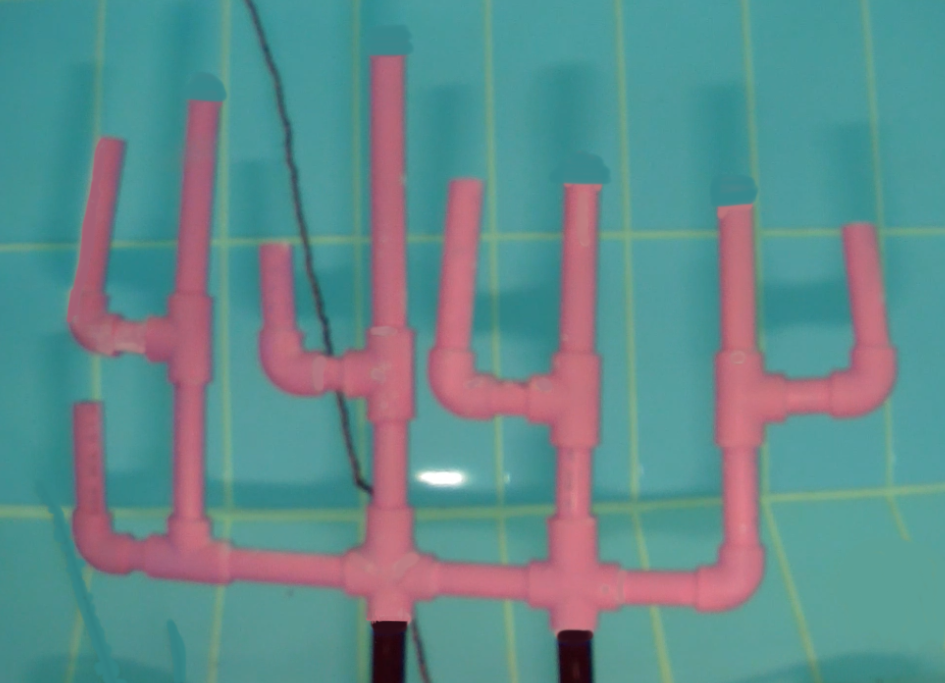
#> input picture deneme4/2.2f.png, 945 x 683 px
$ python Deneme7.py   (older library calls are emulated)
#> lines starting #> are read from the running program, lines starting #| are printed output that depends on the picture; after the words box and inside, x2 and y2 are one past the last pixel; in counts of white or black regions, pixels touching at a corner belong together
import cv2
import numpy as np

img1 = cv2.imread("2.2f.png")
#> img1 is the input picture: shape (683, 945, 3); mean B, G, R 140.3, 138.9, 97.9
img2 = cv2.imread("3.1.png")
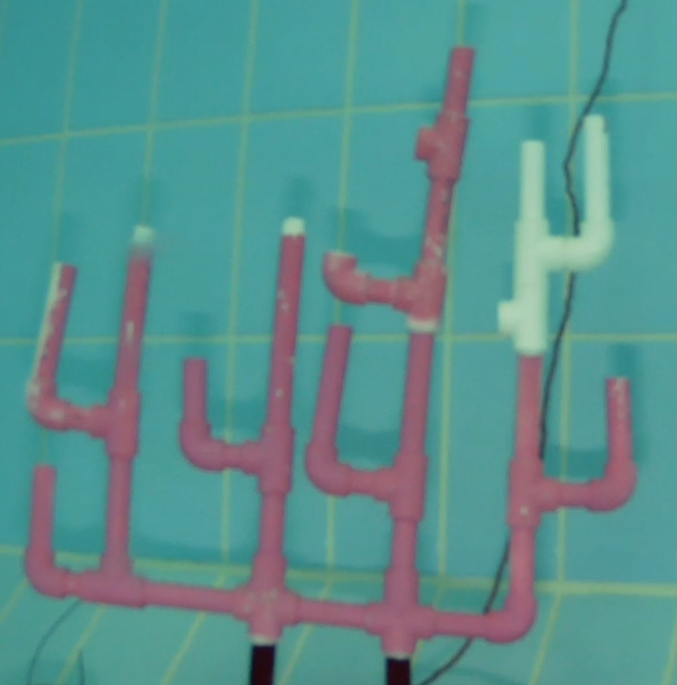
#> input picture deneme4/3.1.png, 677 x 685 px
#> img2 is the input picture: shape (685, 677, 3); mean B, G, R 142.2, 144.3, 89.5

copyimg1 = img1.copy()
copyimg2 = img2.copy()

img1zero = np.zeros((img1.shape[0],img1.shape[1],3), np.uint8)
img1k = np.zeros((img1.shape[0],img1.shape[1],3), np.uint8)
img1y = np.zeros((img1.shape[0],img1.shape[1],3), np.uint8)
img1m = np.zeros((img1.shape[0],img1.shape[1],3), np.uint8)

img2k = np.zeros((img2.shape[0],img2.shape[1],3), np.uint8)
img2y = np.zeros((img2.shape[0],img2.shape[1],3), np.uint8)
img2m = np.zeros((img2.shape[0],img2.shape[1],3), np.uint8)
img2zero = np.zeros((img2.shape[0],img2.shape[1],3), np.uint8)

kernel = np.ones((2,2),np.uint8)

# [42 lines left out: functions bitwise_alma, mask_alma, mask_alma_beyaz, not called in this run]

def mask_alma_sari(img):
    lower_sari = np.array([20, 0, 0])
    upper_sari = np.array([50, 255, 255])

    hsvSari = cv2.cvtColor(img, cv2.COLOR_BGR2HSV)
    maskSari = cv2.inRange(hsvSari, lower_sari, upper_sari)
    return maskSari

def mask_alma_kirmizi_yesil(img):
    lower_renk = np.array([0, 255, 255])
    upper_renk = np.array([70, 255, 255])

    hsvKS = cv2.cvtColor(img, cv2.COLOR_BGR2HSV)
    maskKS = cv2.inRange(hsvKS, lower_renk, upper_renk)
    return maskKS

def mask_alma_pembe(img):
    lower_pembe = np.array([148, 0, 100])
    upper_pembe = np.array([179, 255, 255])

    hsv1 = cv2.cvtColor(img, cv2.COLOR_BGR2HSV)
#> hsv1: shape (683, 945, 3); mean H, S, V 106.4, 117.6, 154.3
    mask1 = cv2.inRange(hsv1, lower_pembe, upper_pembe)
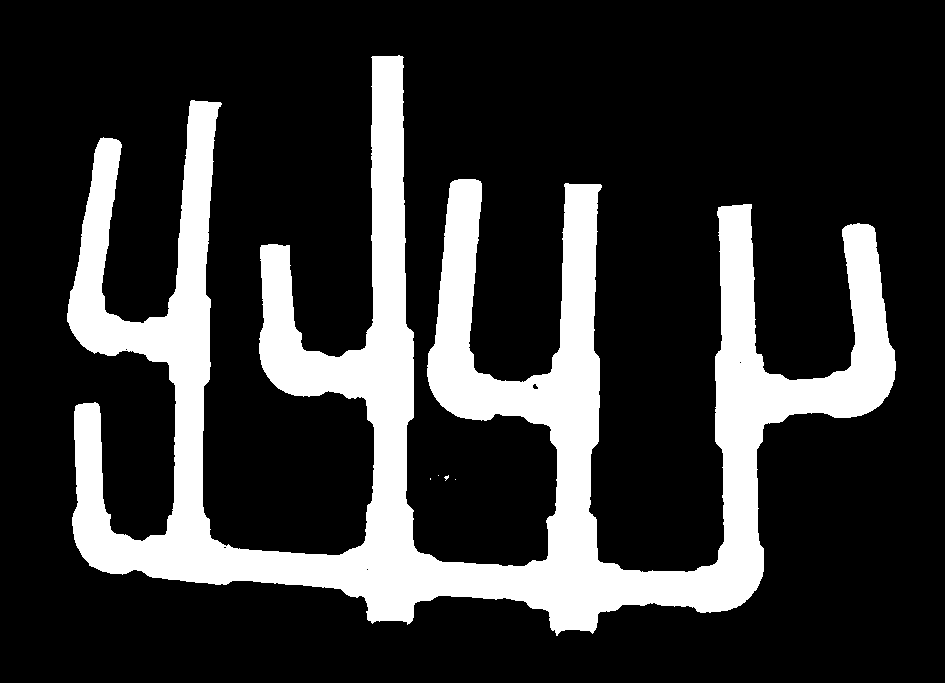
#> mask1: shape (683, 945); 20.5% white; 5 white regions (4 under 20 px), largest, box (x1, y1, x2, y2) and area: (67, 55, 896, 636) 132289
    return mask1

# [30 lines left out: function bit_xor, not called in this run]

def sobelFoto(gImg,img,imgk,imgy,imgm,imgzero):

    erode = cv2.erode(img, kernel, iterations=3)
#> erode: shape (683, 945); 18.6% white; 1 white region, box (x1, y1, x2, y2) and area: (70, 59, 896, 633) 120031
    sobelSol = cv2.Sobel(erode, cv2.CV_8U, 1, 0, ksize=1)
#> sobelSol: shape (683, 945); 0.83% white in thin lines or dots, all inside (x1, y1, x2, y2) = (69, 59, 859, 633)

    sobelx = cv2.Sobel(erode, cv2.CV_64F, 1, 0, ksize=1)
    abs_sobelx = np.absolute(sobelx)
#> abs_sobelx: shape (683, 945) float64; 1.7% white in thin lines or dots, all inside (x1, y1, x2, y2) = (69, 59, 897, 633)
    sobelX = np.uint8(abs_sobelx)

    sobelSag = sobelX - sobelSol
#> sobelSag: shape (683, 945); 0.83% white in thin lines or dots, all inside (x1, y1, x2, y2) = (97, 59, 897, 633)

    listeSol = []

    contours, hierarchy = cv2.findContours(sobelSol, cv2.RETR_EXTERNAL, cv2.CHAIN_APPROX_SIMPLE)[-2:]
#> contours = 117 contours, 103 with area under 20; largest, box (x1, y1, x2, y2) and area: (715, 210, 728, 568) 355, (363, 59, 377, 353) 291, (429, 183, 461, 417) 227, (167, 103, 194, 320) 214, (69, 141, 104, 353) 207

    for i in range(len(contours)):
        a = 0
        area = cv2.contourArea(contours[i])
        if area > 50:
            listeSol.append(cv2.boundingRect(contours[i]))
            (x, y, w, h) = cv2.boundingRect(contours[i])
            cv2.rectangle(imgzero, (x + 3, y), (x + w + 3, y + h), (0, 0, 255), -1)
            cv2.circle(imgk, (x + 3, y), 25, (0, 0, 255), -1, -1)
#> this loop made 117 passes
#> (area, x, y, w, h) on passes 63, 74, 76, 93, 104, 106, 108, 112: (92, 549, 425, 12, 94), (157, 74, 407, 21, 160), (148, 363, 397, 15, 152), (154, 169, 362, 11, 156), (141, 261, 248, 28, 145), (143, 844, 228, 15, 146), (355, 715, 210, 13, 358), (187.5, 550, 186, 19, 191)
#> after the loop, listeSol = [(549, 425, 12, 94), (74, 407, 21, 160), (363, 397, 15, 152), (169, 362, 11, 156), (261, 248, 28, 145), (844, 228, 15, 146), (715, 210, 13, 358), (550, 186, 19, 191), (429, 183, 32, 234), (69, 141, 35, 212), (167, 103, 27, 217), (363, 59, 14, 294)]

    listeSag = []

    contours, hierarchy = cv2.findContours(sobelSag, cv2.RETR_EXTERNAL, cv2.CHAIN_APPROX_SIMPLE)[-2:]
#> contours = 98 contours, 88 with area under 20; largest, box (x1, y1, x2, y2) and area: (402, 59, 421, 556) 493, (202, 105, 222, 543) 434, (588, 187, 602, 565) 375, (468, 183, 483, 376) 191, (740, 424, 766, 606) 178

    for i in range(len(contours)):
        area = cv2.contourArea(contours[i])
        if area > 30:
            listeSag.append(cv2.boundingRect(contours[i]))
            (x, y, w, h) = cv2.boundingRect(contours[i])
            cv2.rectangle(imgzero, (x - 3, y), (x + w - 3, y + h), (0, 255, 0), 3)
            cv2.circle(imgy, (x - 3, y), 25, (0, 255, 0), -1, -1)
#> this loop made 98 passes
#> (area, x, y, w, h) on passes 51, 61, 84, 87, 88, 89, 91, 93: (178, 740, 424, 26, 182), (110, 97, 406, 12, 111), (102.5, 289, 248, 18, 106), (178, 866, 227, 31, 187), (149, 750, 207, 8, 150), (375, 588, 187, 14, 378), (191, 468, 183, 15, 193), (172, 101, 142, 22, 175)
#> imgzero: shape (683, 945, 3); mean of channels 0, 1, 2 0, 10.2, 18.8
#> after the loop, listeSag = [(740, 424, 26, 182), (97, 406, 12, 111), (289, 248, 18, 106), (866, 227, 31, 187), (750, 207, 8, 150), (588, 187, 14, 378), (468, 183, 15, 193), (101, 142, 22, 175), (202, 105, 20, 438), (402, 59, 19, 497)]

    sobelUst = cv2.Sobel(erode, cv2.CV_8U, 0, 1, ksize=1)
#> sobelUst: shape (683, 945); 0.42% white in thin lines or dots, all inside (x1, y1, x2, y2) = (70, 58, 896, 615)

    sobely = cv2.Sobel(erode, cv2.CV_64F, 0, 1, ksize=1)
    abs_sobely= np.absolute(sobely)
#> abs_sobely: shape (683, 945) float64; 0.84% white in thin lines or dots, all inside (x1, y1, x2, y2) = (70, 58, 896, 634)
    sobelY = np.uint8(abs_sobely)

    sobelAlt = sobelY - sobelUst
#> sobelAlt: shape (683, 945); 0.42% white in thin lines or dots, all inside (x1, y1, x2, y2) = (70, 106, 896, 634)

    listeUst = []

    contours, hierarchy = cv2.findContours(sobelUst, cv2.RETR_EXTERNAL, cv2.CHAIN_APPROX_SIMPLE)
#> contours = 209 contours, 193 with area under 20; largest, box (x1, y1, x2, y2) and area: (224, 543, 368, 559) 141, (414, 548, 550, 570) 133, (598, 562, 721, 576) 119, (763, 368, 854, 384) 88, (474, 370, 554, 386) 78

    for i in range(len(contours)):
        area = cv2.contourArea(contours[i])
        if area > 40:
            listeUst.append(cv2.boundingRect(contours[i]))
            (x, y, w, h) = cv2.boundingRect(contours[i])
            cv2.rectangle(imgzero, (x, y), (x + w, y + h), (255, 255, 0), -1)
            cv2.circle(imgm, (x, y), 5, (255, 0, 0), -1, -1)
#> this loop made 209 passes
#> (area, x, y, w, h) on passes 3, 6, 10, 17, 62, 64, 78, 105: (119, 598, 562, 123, 14), (133, 414, 548, 136, 22), (141, 224, 543, 144, 16), (57, 111, 532, 58, 13), (78, 474, 370, 80, 16), (88, 763, 368, 91, 16), (64, 302, 348, 67, 13), (62, 105, 312, 66, 15)
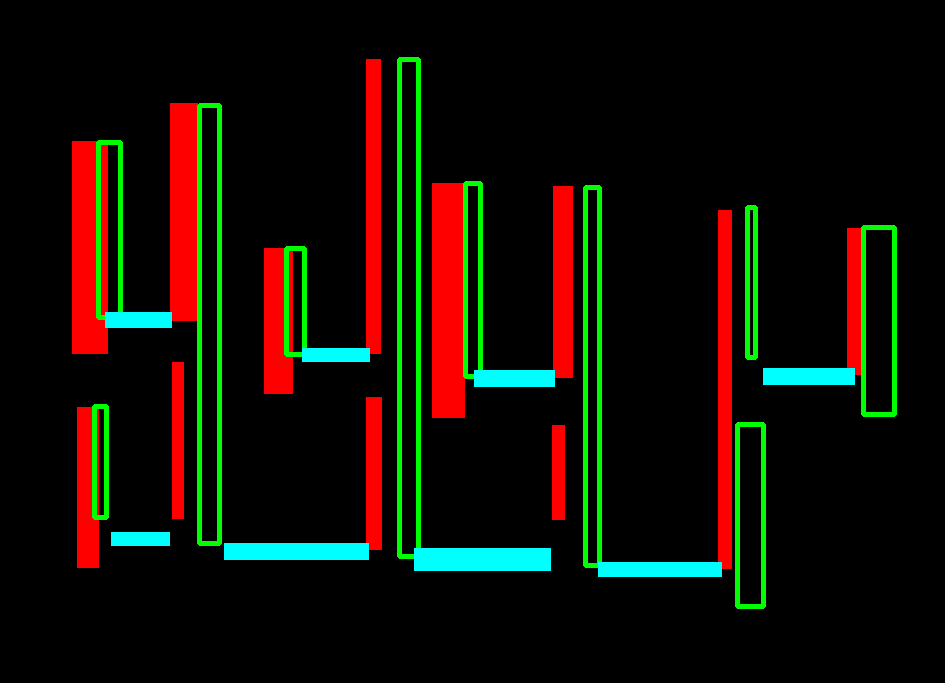
#> imgzero: shape (683, 945, 3); mean of channels 0, 1, 2 5.2, 15.4, 18.7; drawn as B, G, R
#> after the loop, listeUst = [(598, 562, 123, 14), (414, 548, 136, 22), (224, 543, 144, 16), (111, 532, 58, 13), (474, 370, 80, 16), (763, 368, 91, 16), (302, 348, 67, 13), (105, 312, 66, 15)]

    contours, hierarchy = cv2.findContours(sobelAlt, cv2.RETR_EXTERNAL, cv2.CHAIN_APPROX_SIMPLE)
#> contours = 166 contours, 157 with area under 20; largest, box (x1, y1, x2, y2) and area: (92, 565, 368, 599) 275, (598, 583, 760, 615) 154, (414, 595, 552, 613) 135, (764, 392, 890, 426) 121, (433, 388, 554, 430) 112

    listeAlt = []
    listeAltAlan = []

    for i in range(len(contours)):
        area = cv2.contourArea(contours[i])
        if area > 10:
            listeAlt.append(cv2.boundingRect(contours[i]))
            listeAltAlan.append(cv2.contourArea(contours[i]))
            (x, y, w, h) = cv2.boundingRect(contours[i])
            cv2.rectangle(imgzero, (x, y), (x + w, y + h), (255, 0, 0), 3)
            cv2.circle(imgm, (x, y), 5, (255, 255, 0), -1, -1)
#> this loop made 166 passes
#> (area, x, y, w, h) on passes 1, 4, 9, 10, 14, 52, 54, 65: (37, 558, 627, 39, 7), (42, 370, 619, 43, 5), (135, 414, 595, 138, 18), (154, 598, 583, 162, 32), (275, 92, 565, 276, 34), (121, 764, 392, 126, 34), (112, 433, 388, 121, 42), (98, 265, 367, 104, 34)
#> imgm: shape (683, 945, 3); mean of channels 0, 1, 2 0.6, 0.3, 0
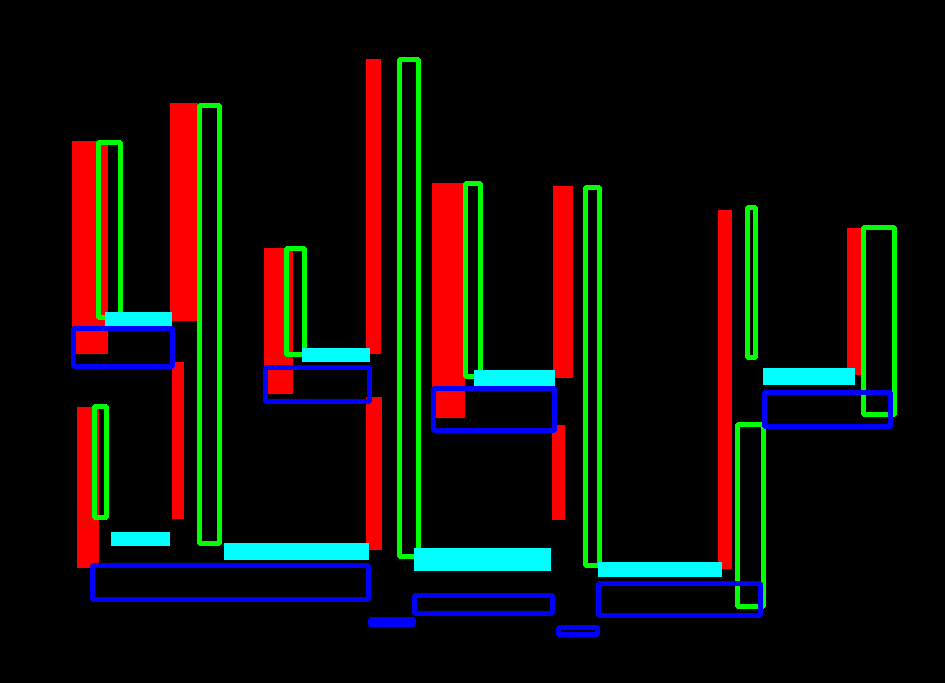
#> imgzero: shape (683, 945, 3); 2.08% of pixels changed, all inside (x1, y1, x2, y2) = (71, 326, 893, 637); drawn as B, G, R
#> after the loop, listeAlt = [(558, 627, 39, 7), (370, 619, 43, 5), (414, 595, 138, 18), (598, 583, 162, 32), (92, 565, 276, 34), (764, 392, 126, 34), (433, 388, 121, 42), (265, 367, 104, 34), (73, 328, 99, 38)]; listeAltAlan = [37, 42, 135, 154, 275, 121, 112, 98, 87]

    sortedListeAltAlan = sorted(listeAltAlan)
#> sortedListeAltAlan = [37, 42, 87, 98, 112, 121, 135, 154, 275]
    if sortedListeAltAlan[0] == sortedListeAltAlan[1]:
        g = (i for i, n in enumerate(listeAltAlan) if n == sortedListeAltAlan[0])
        kucuk1index = next(g)
        kucuk2index = next(g)
    else:
        kucuk1index = listeAltAlan.index(sortedListeAltAlan[0])
#> kucuk1index = 0
        kucuk2index = listeAltAlan.index(sortedListeAltAlan[1])
#> kucuk2index = 1

    print(sortedListeAltAlan)
#| [37.0, 42.0, 87.0, 98.0, 112.0, 121.0, 135.0, 154.0, 275.0]
    print(listeAltAlan)
#| [37.0, 42.0, 135.0, 154.0, 275.0, 121.0, 112.0, 98.0, 87.0]
    print(kucuk1index)
#| 0
    print(kucuk2index)
#| 1

    (x1, y1, w1, h1) = listeAlt[kucuk1index]
#> x1 = 558; y1 = 627; w1 = 39; h1 = 7
    cv2.circle(gImg, (int(x1 + (w1) / 2), int(y1 + (h1) / 2)), 3, (255, 0, 255), -1, -1)
    (x2, y2, w2, h2) = listeAlt[kucuk2index]
#> x2 = 370; y2 = 619; w2 = 43; h2 = 5
    cv2.circle(gImg, (int(x2 + (w2) / 2), int(y2 + (h2) / 2)), 3, (255, 0, 255), -1, -1)
#> gImg: shape (683, 945, 3); mean B, G, R 140.3, 138.9, 97.9

    points = []

    if x1 > x2:
        points.append((int(x2 + (w2) / 2), int(y2 + (h2) / 2)))
        points.append((int(x1 + (w1) / 2), int(y1 + (h1) / 2)))
    else:
        points.append((int(x1 + (w1) / 2), int(y1 + (h1) / 2)))
        points.append((int(x2 + (w2) / 2), int(y2 + (h2) / 2)))

    imgky = imgk + imgy
    sariMask = mask_alma_sari(imgky)

    contours, hierarchy = cv2.findContours(sariMask, cv2.RETR_EXTERNAL, cv2.CHAIN_APPROX_SIMPLE)
#> contours = 9 contours; largest, box (x1, y1, x2, y2) and area: (838, 204, 873, 252) 1181, (69, 383, 103, 431) 1134, (261, 225, 290, 272) 904, (73, 120, 98, 164) 726, (174, 84, 196, 125) 599

    for i in range(len(contours)):
        (x, y, w, h) = cv2.boundingRect(contours[i])
        cv2.circle(gImg, (int(x + (w / 2)), int(y + (h / 2))), 5, (255, 0, 0), 1, -1)
        cv2.circle(imgky, (int(x + (w / 2)), int(y + (h / 2))), 50, (0, 0, 0), -1, -1)
#> this loop made 9 passes
#> (x, y, w, h) on passes 1 to 8: (69, 383, 34, 48), (261, 225, 29, 47), (838, 204, 35, 48), (722, 188, 22, 41), (560, 168, 19, 39), (440, 164, 18, 39), (73, 120, 25, 44), (174, 84, 22, 41)
#> gImg: shape (683, 945, 3); mean B, G, R 140.4, 138.9, 97.9
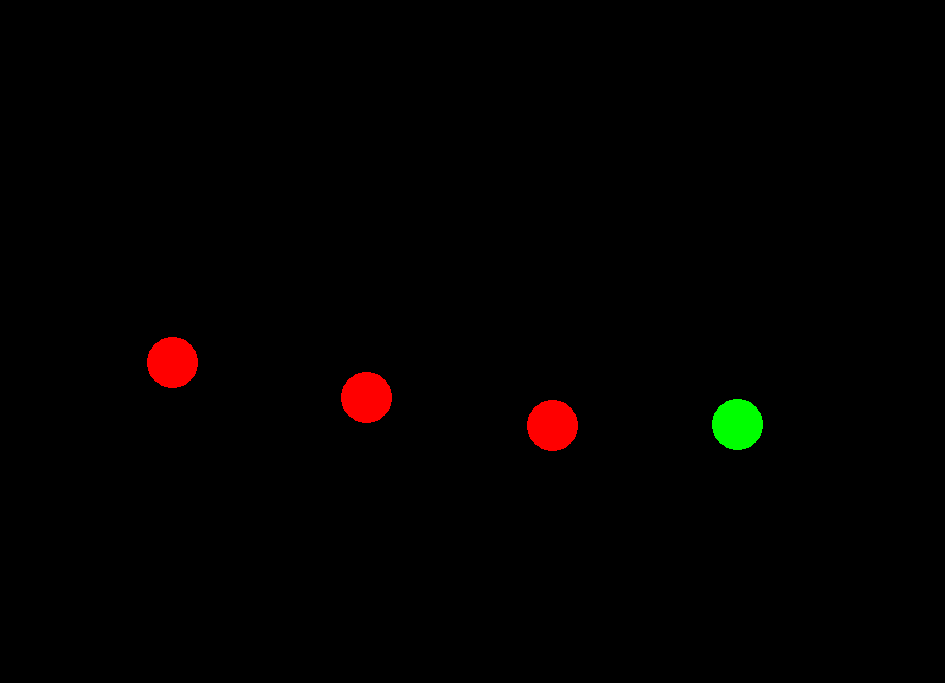
#> imgky: shape (683, 945, 3); mean of channels 0, 1, 2 0, 0.8, 2.4; drawn as B, G, R

    imgKS = mask_alma_kirmizi_yesil(imgky)
    contours, hierarchy = cv2.findContours(imgKS, cv2.RETR_EXTERNAL, cv2.CHAIN_APPROX_SIMPLE)
#> contours = 4 contours; box (x1, y1, x2, y2) and area: (527, 400, 578, 451) 1968, (712, 399, 763, 450) 1968, (341, 372, 392, 423) 1968, (147, 337, 198, 388) 1968

    sutun1 = []
    sutunX = []

    for i in range(len(contours)):
        (x, y, w, h) = cv2.boundingRect(contours[i])
        sutun1.append((int(x + (w / 2)), int(y + (h / 2))))
        sutunX.append(x)
        cv2.circle(gImg, (int(x + (w / 2)), int(y + (h / 2))), 5, (0, 0, 255), 1, -1)
#> this loop made 4 passes
#> (x, y) on passes 1 to 4: (527, 400), (712, 399), (341, 372), (147, 337)
#> gImg: shape (683, 945, 3); mean B, G, R 140.4, 138.8, 97.9
#> after the loop, sutun1 = [(552, 425), (737, 424), (366, 397), (172, 362)]; sutunX = [527, 712, 341, 147]

    for i in range(4):
        nokta1X = min(sutunX)
        nokta1index = sutunX.index(nokta1X)
        points.append(sutun1[nokta1index])
        del sutunX[nokta1index]
        del sutun1[nokta1index]
#> this loop made 4 passes
#> (nokta1X, nokta1index) on passes 1 to 4: (147, 3), (341, 2), (527, 0), (712, 0)
#> after the loop, points = [(391, 621), (577, 630), (172, 362), (366, 397), (552, 425), (737, 424)]

    print(points)
#| [(391, 621), (577, 630), (172, 362), (366, 397), (552, 425), (737, 424)]

    return (points,imgzero)

points1,cikan1 = sobelFoto(img1,mask_alma_pembe(img1),img1k,img1y,img1m,img1zero)
#> points1 has the same summary as points in sobelFoto
points2,cikan2 = sobelFoto(img2,mask_alma_pembe(img2),img2k,img2y,img2m,img2zero)
#> in sobelFoto (call 2), `contours, hierarchy = cv2.findContours(sobelSol, cv2.RETR_EXTERNAL, cv..`: contours = 122 contours, 104 with area under 20; largest, box (x1, y1, x2, y2) and area: (504, 360, 527, 614) 252, (260, 240, 289, 446) 204, (309, 329, 339, 493) 160, (100, 438, 116, 574) 135, (394, 336, 418, 471) 134
#> the loop in sobelFoto (call 2), `for i in range(len(contours)):` made 122 passes
#> (area, x, y, w, h) on pass 51: (101, 383, 501, 17, 105)
#> the loop in sobelFoto (call 2), `for i in range(len(contours)):` made 118 passes
#> after the loop in sobelFoto (call 2), `for i in range(len(contours)):`:
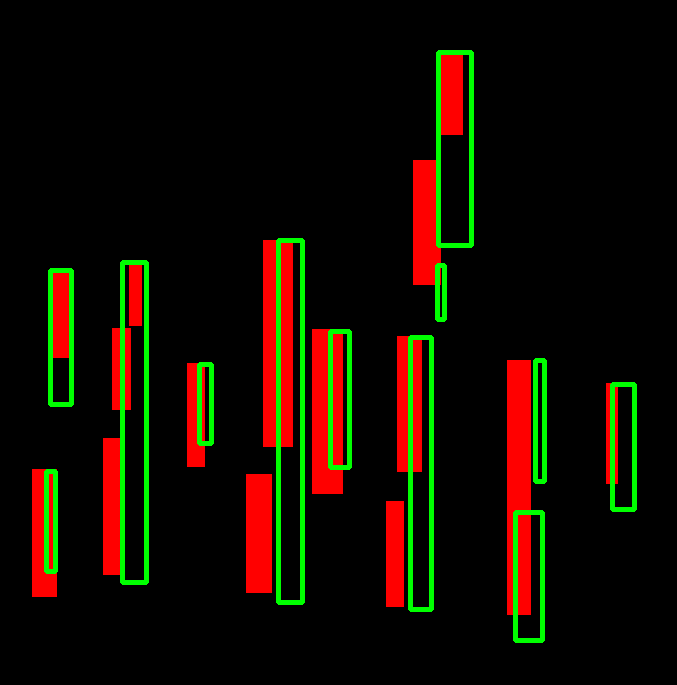
#> imgzero: shape (685, 677, 3); mean of channels 0, 1, 2 0, 12.3, 20.5; drawn as B, G, R
#> in sobelFoto (call 2), `abs_sobely= np.absolute(sobely)`:
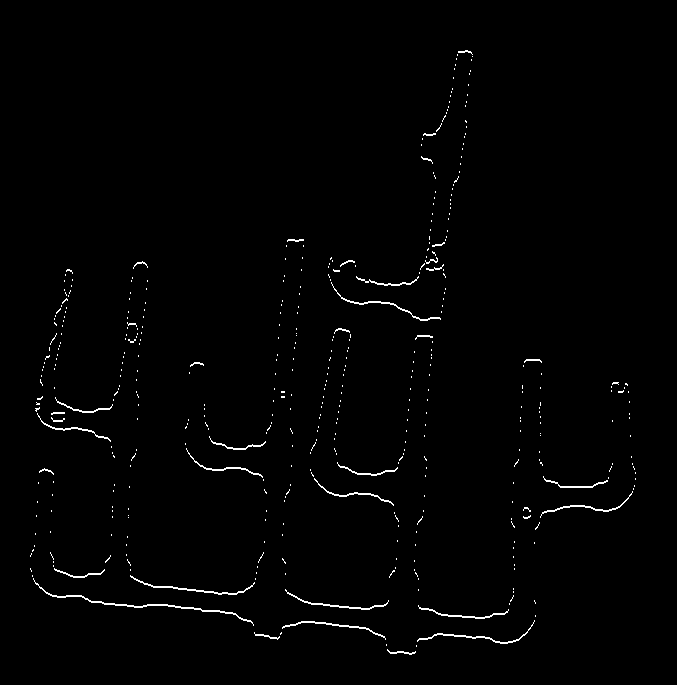
#> abs_sobely: shape (685, 677) float64; 1.1% white in thin lines or dots, all inside (x1, y1, x2, y2) = (30, 50, 636, 655)
#| [12.0, 13.0, 24.0, 28.0, 69.0, 72.0, 78.0, 88.0, 102.0, 103.0, 113.0, 216.0]
#| [28.0, 24.0, 102.0, 113.0, 216.0, 88.0, 78.0, 72.0, 69.0, 13.0, 103.0, 12.0]
#| 11
#| 9
#> the loop in sobelFoto (call 2), `for i in range(len(contours)):` made 10 passes
#> the loop in sobelFoto (call 2), `for i in range(len(contours)):` made 7 passes
#| [(58, 413), (438, 244), (103, 438), (112, 330), (246, 474), (386, 501)]

cv2.imshow("img1zero",cikan1)
cv2.imshow("img2zero",cikan2)

cv2.imshow("IMG 1",img1)
cv2.imshow("IMG 2",img2)
cv2.waitKey(0)
cv2.destroyAllWindows()
